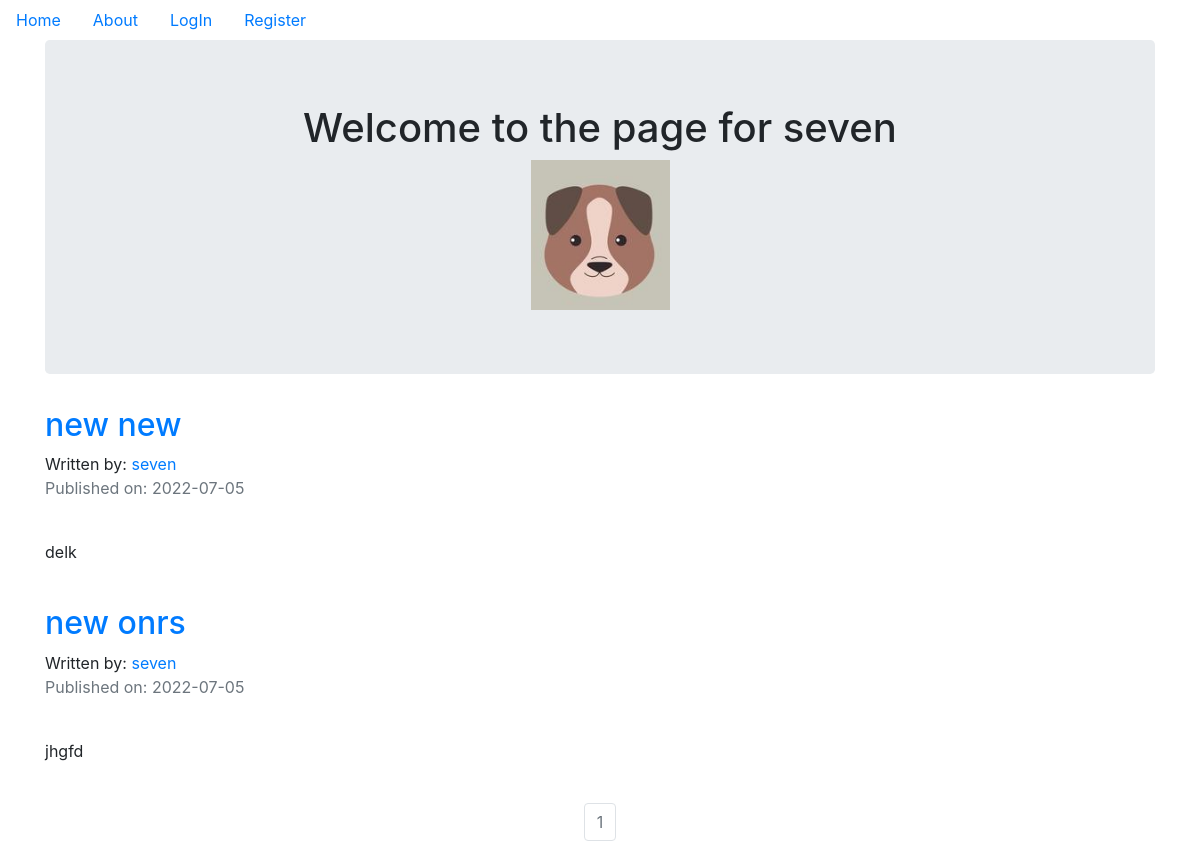
Page /seven on the committed database.
### companyblog/models.py (models this page shows, shortened)
class User(db.Model, UserMixin):
    __tablename__ = 'users'
    id = db.Column(db.Integer, primary_key=True)
    profile_image = db.Column(db.String(20), nullable=False, default='default_profile.png')
    email = db.Column(db.String(64), unique=True, index=True)
    username = db.Column(db.String(64), unique=True, index=True)
    password_hash = db.Column(db.String(128))
    posts = db.relationship('BlogPost', backref='author', lazy=True)

class BlogPost(db.Model):
    users = db.relationship(User)
    id = db.Column(db.Integer, primary_key=True)
    user_id = db.Column(db.Integer, db.ForeignKey('users.id'), nullable=False)
    date = db.Column(db.DateTime, nullable=False, default=datetime.utcnow)
    title = db.Column(db.String(140), nullable=False)
    text = db.Column(db.Text, nullable=False)

### companyblog/users/views.py (the view)
@users.route("/<username>")
def user_posts(username):
    page = request.args.get('page', 1, type=int)
    user = User.query.filter_by(username=username).first_or_404()
    blog_posts = BlogPost.query.filter_by(author=user).order_by(BlogPost.date.desc()).paginate(page=page, per_page=5)
    return render_template('user_blog_posts.html', blog_posts=blog_posts, user=user)

### companyblog/templates/user_blog_posts.html (shortened to what this page needs)
{% extends "base.html" %}
{% block content %}
<div class="container">
  <div class="jumbotron">
    <div align='center'>
      <h1 >Welcome to the page for {{user.username}}</h1>
      <img align='center' src="{{ url_for('static', filename='profile_pics/' + user.profile_image) }}">
    </div>
  </div>
{% for post in blog_posts.items %}
          <h2><a href="{{ url_for('blog_posts.blog_post', blog_post_id=post.id) }}">{{ post.title }}</a></h2>
          Written by: <a href="{{ url_for('users.user_posts', username=post.author.username) }}">{{ post.author.username }}</a>
          <p class="text-muted">Published on: {{ post.date.strftime('%Y-%m-%d') }}</p>
          <br>
            <p>{{post.text}}</p>
          <br>
{% endfor %}
</div>
<nav aria-label="Page navigation example">
  <ul class="pagination justify-content-center">
    {% for page_num in blog_posts.iter_pages(left_edge=1, right_edge=1, left_current=1, right_current=2) %}
            {% if blog_posts.page == page_num %}
              <li class="page-item disabled">
                <a class="page-link" href="{{ url_for('users.user_posts', username=user.username, page=page_num) }}">{{ page_num }}</a></li>
            {% else %}
              <li class="page-item"><a class="page-link" href="{{ url_for('users.user_posts', username=user.username, page=page_num) }}">{{ page_num }}</a></li>
            {% endif %}
    {% endfor %}
</nav>
{% endblock content %}

### companyblog/templates/base.html (shortened to what this page needs)
<!DOCTYPE html>
<html lang="en">
<head>
    <link rel="stylesheet" href="https://maxcdn.bootstrapcdn.com/bootstrap/4.0.0/css/bootstrap.min.css">
</head>
<body>
    <ul class="nav">
        <li class="nav-link">
            <a href="{{url_for('core.index')}}">Home</a>
        </li>
        <li class="nav-link">
            <a href="{{url_for('core.info')}}">About</a>
        </li>
        {% if current_user.is_authenticated %}
        <li class="nav-link"><a href="{{ url_for('users.logout') }}">Log Out</a></li>
        <li class="nav-link"><a href="{{ url_for('users.account') }}">Account</a></li>
        <li class="nav-link"><a href="{{ url_for('blog_posts.create_post') }}">Create Post</a></li>
        {% else %}
        <li class="nav-link"><a href="{{ url_for('users.login') }}">LogIn</a></li>
        <li class="nav-link"><a href="{{ url_for('users.register') }}">Register</a></li>
        {% endif %}
    </ul>
<div>
{% block content %}
{% endblock %}
</div>
</body>
</html>

### rows in the picture
User: username "seven", profile_image (placeholder picture)
BlogPost: title "new new", author.username "seven", date "2022-07-05", text "delk"
BlogPost: title "new onrs", author.username "seven", date "2022-07-05", text "jhgfd"

### other values in the picture
{{ page_num }} "1"
